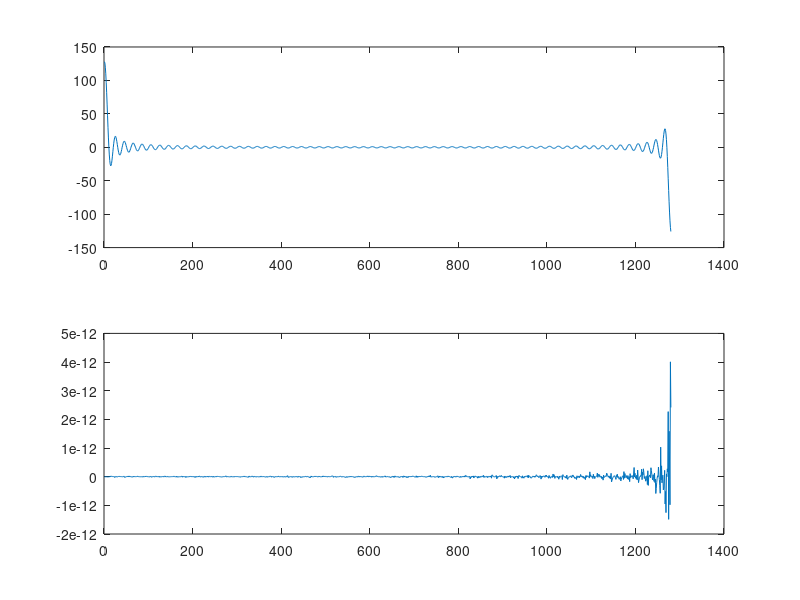

This chart was generated by the following MATLAB code:
N = 128;
x = ones(1,N);
X = fft(x,N*10);
omega = [0:10*N-1]/(10*N)*2*pi*(N-1)/2;
subplot(211)
plot(real(X.*exp(1i*omega)))
subplot(212)
plot(imag(X.*exp(1i*omega)))